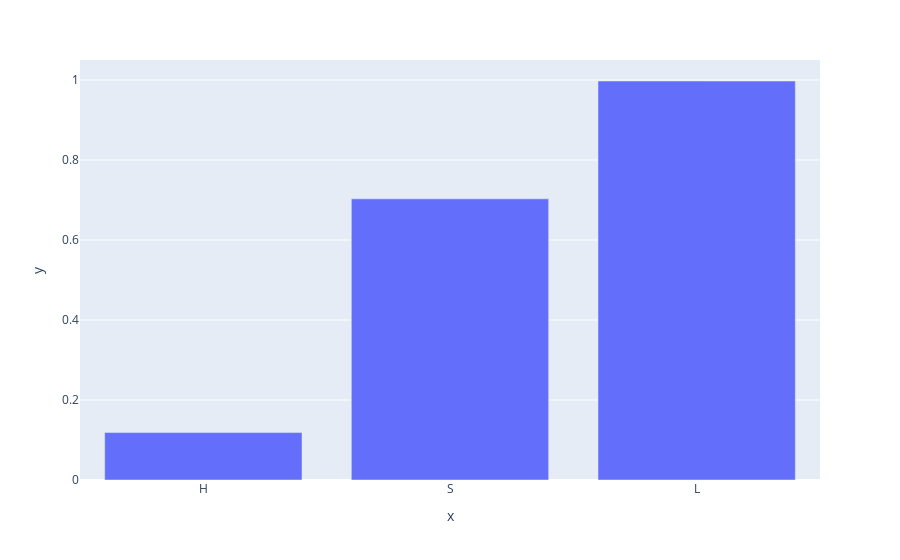

Notebook code cell kept with this figure:
### Code cell
bar_fig = px.bar(x=errors_rate_per_type.keys(), y=errors_rate_per_type.values())
bar_fig.update_layout()
bar_fig.show()

### Figure 1 — Plotly figure (JSON) as saved in the notebook; plotly's stock layout.template omitted (floating-point values rounded to 4 significant figures)
{"data": [{"alignmentgroup": "True", "hovertemplate": "x=%{x}<br>y=%{y}<extra></extra>", "legendgroup": "", "marker": {"color": "#636efa", "pattern": {"shape": ""}}, "name": "", "offsetgroup": "", "orientation": "v", "showlegend": false, "textposition": "auto", "x": ["H", "S", "L"], "xaxis": "x", "y": [0.1186, 0.7029, 0.9975], "yaxis": "y", "type": "bar"}], "layout": {"xaxis": {"anchor": "y", "domain": [0.0, 1.0], "title": {"text": "x"}}, "yaxis": {"anchor": "x", "domain": [0.0, 1.0], "title": {"text": "y"}}, "legend": {"tracegroupgap": 0}, "margin": {"t": 60}, "barmode": "relative"}}
